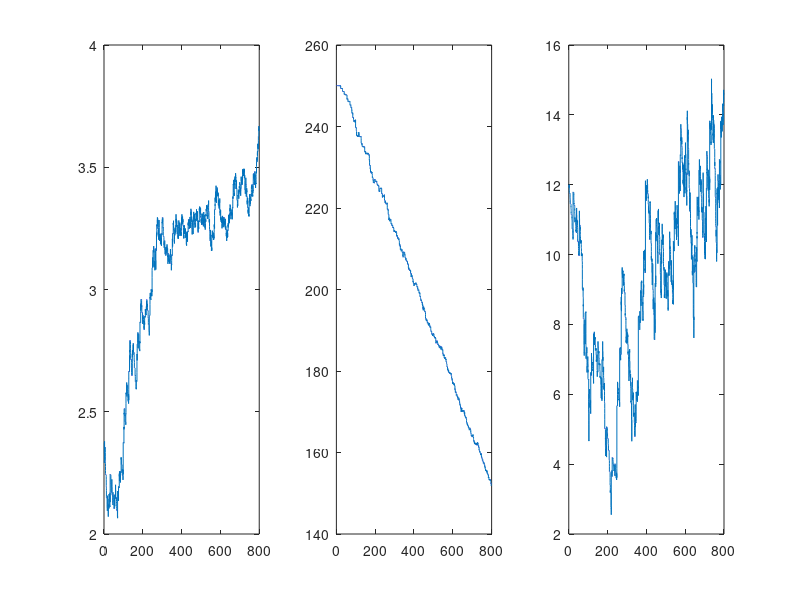

MATLAB code to generate this figure:
clc;clear;close all;

load('dataSpikeSimulation.mat');

lambda = func_lambda;
grad = @(x,theta) [1, theta(3)^(-2)*(x-theta(2)), theta(3)^(-3)*(x-theta(2))^2];
hessan = @(x,theta) [ 0  0                               0; ...
                      0  -theta(3)^(-2)                  -2*theta(3)^(-3)*(x-theta(2)); ...
                      0  -2*theta(3)^(-3)*(x-theta(2))   -3*theta(3)^(-4)*(x-theta(2))^2];

% observation config
dt_observation = 0.02;
t_observation = 0:dt_observation :T;
x = func_x(t_observation);

% data preprocessing
t_spike = t_spike_linear;

dN = zeros(size(t_observation));
for t = t_spike
%     dN(round(t/dt_observation)+1) = dN(round(t/dt_observation)+1) + 1;
    dN(round(t/dt_observation)+1) = 1;
end
N = cumsum(dN);

% SSSPF
F = eye(3);
Q = diag([10^(-5), 10^(-3), 10^(-4)]);
theta_0 = [2.3;250;3.46];
W_0 = 0.1*eye(3);

theta = zeros(length(theta_0),length(t_observation));
W = zeros(size(W_0,1),size(W_0,2),length(t_observation));
theta(:,1) = theta_0;
W(:,:,1) = W_0; % how to choose the initial value?

rec_lambda = zeros(1,length(t_observation));
% SSPPF
for i =2:1:length(t_observation)
    theta_est = F*theta(:,i-1);
    W_est = F * W(:,:,i-1) * F' + Q;
    W(:,:,i) = ( W_est^(-1) + ( grad(x(i),theta_est)'*...
                                lambda(x(i),theta_est)*...
                                dt_observation*...
                                grad(x(i),theta_est)...
                                - ...
                                (dN(i)-lambda(x(i),theta_est)*dt_observation)*...
                                hessan(x(i),theta_est)...
                               )...
                )^(-1);
    theta(:,i) = theta_est + W(:,:,i)*(  grad(x(i),theta_est)'*...
                                         (dN(i) - lambda(x(i),theta_est)*dt_observation)...
                                      );
    i
    rec_lambda(i) = lambda(x(i),theta_est);
end

figure(3);
subplot(1,3,1);
plot(t_observation,theta(1,:));
subplot(1,3,2);
plot(t_observation,theta(2,:));
subplot(1,3,3);
plot(t_observation,theta(3,:).^2);